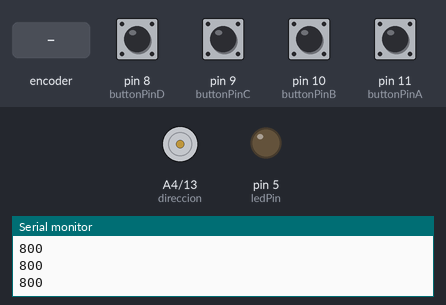
The sketch below on a simulated Arduino Uno, built with avr-gcc and run on an emulated ATmega328P. On the bench: direction and speed pins drawn as motors (green arrow = direction pin HIGH = forward, orange = LOW = backward, longer = more drive), output pins drawn as LEDs (lit = HIGH), the last lines printed to the serial monitor. The inputs (shaded band) are chosen by the test bench; at power-on: pin 8 (buttonPinD), pin 9 (buttonPinC), pin 10 (buttonPinB), pin 11 (buttonPinA) LOW. Pins used as bus, display or sensor lines are not drawn.

Above: at 1.2 s.
1.3 s: rotary encoder on pin 11 (buttonPinA) / pin 10 (buttonPinB) turned 1 step (first pin leading)
3.0 s: pin 8 (buttonPinD) pulled HIGH for 0.15 s
At 3.5 s:
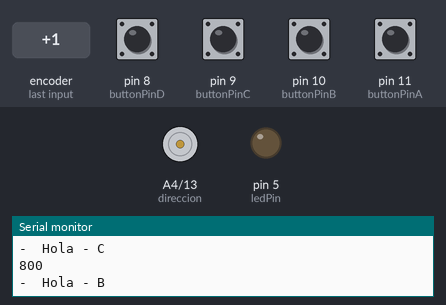
4.6 s: pin 9 (buttonPinC) pulled HIGH for 0.15 s
6.2 s: pin 8 (buttonPinD) pulled HIGH for 1 s
At 7.0 s:
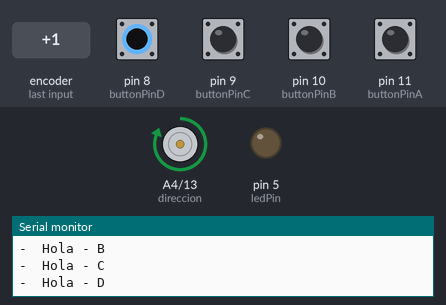
10.2 s: pin 8 (buttonPinD) pulled HIGH for 3.2 s
At 14.6 s:
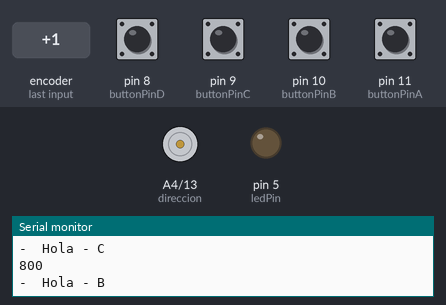
Timing chart, 0 to 16.1 s (numbered marks = the images above; inputs shaded):
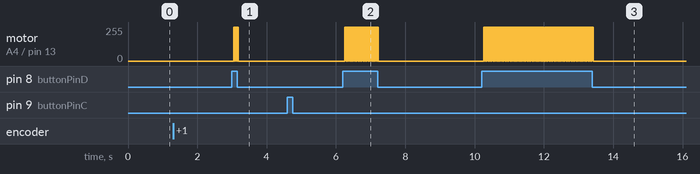

Measured:
- after the input at 3.0 s, motor on A4 (direccion) / pin 13 (EncienPaso): alternates forward 255/255 for 0.03 s and stopped for 0.01 s, 6 changes in all, then stays stopped, starting after 0.05 s
- after the input at 6.2 s, motor on A4 (direccion) / pin 13 (EncienPaso): alternates forward 255/255 for 0.03 s and stopped for 0.01 s, 40 changes in all, then stays stopped, starting after 0.06 s
- after the input at 10.2 s, motor on A4 (direccion) / pin 13 (EncienPaso): alternates forward 255/255 for 0.03 s and stopped for 0.01 s, 130 changes in all, then stays stopped, starting after 0.06 s

The sketch:

Prueba_Paso_Paso_AlexD1_Ok.ino
```cpp
// Funciona con el  Motor 42HD4027-01
// Sensor RX-480 - RadioFrecuencia
// Prende con el Pin que se le indique, para dar suministro de corriente de 5v.  (EncienPaso)
//#define EncienPaso  3 // Si se enciende por el Pin No. 3


#define EncienPaso  13 // Si se enciende por el Pin No. 3
#define steps   A5
#define direccion A4


// 23/08/22
  volatile int     veloPaso   = 800  ; // 800-10  A mayor numero menor velocidad, mas Torque
//volatile int     veloPaso   = 1100 ; // A mayor numero menor velocidad, mas Torque
//volatile int     veloPaso   = 1000 ;
//volatile int     veloPaso   = 1450 ;
//volatile int     veloPaso   = 500 ;  // 500-10 Rapido - Ok Perfecto Velocidad motor paso Mayor numero menor velocidad

//volatile int     veloPaso   = 1500  ; // Velocidad motor paso Mayor numero menor velocidad
//volatile int     veloPaso   = 2000  ; // Velocidad motor paso
// volatile int     veloPaso   = 1500-480 Se bloquea;
//volatile int     veloPaso   = 1000;       // 1000 Mas lento
//volatile int     veloPaso   = 950-480 ;
//volatile int     veloPaso   = 950-600 ;     // Ok Rapido
//volatile int     veloPaso   = 900 ;     // 900-480 Ok Rapido
//volatile int     veloPaso   = 850 ;     // 850-480 Ok Rapido
//volatile int     veloPaso   = 800 ;     // 800-480 Ok Rapido
//volatile int     veloPaso   = 700 ;     // 700-480 Ok Rapido
//volatile int     veloPaso   = 700 ;     //  700-300
//volatile int     veloPaso   = 600 ;     //  600-10  NO arranca
//volatile int     veloPaso   = 650 ;     // Vibra
//volatile int     veloPaso   = 640 ;     // 640-10
//volatile int     veloPaso   = 610 ;     // 610-10 NO arranca
//volatile int     veloPaso   = 630 ;     // 630-10 ok Perfecto
//volatile int     veloPaso   = 620 ;     // 620-10 ok Perfecto
//volatile int     veloPaso   = 200 ;
//volatile int     veloPaso   = 100 ;
//volatile int     veloPaso   = 300 ;
//volatile int     veloPaso   = 400 ;   // 400-10 No Arranca
//volatile int     veloPaso   = 350 ;   // 350-10 No Arranca
//volatile int     veloPaso   = 300 ;   // 300-10 No Arranca
//volatile int     veloPaso   = 200 ;  // NO arranca

volatile boolean swEnciPaso = false ;

// Remoto
const int buttonPinD =  8 ;     // the number of the pushbutton pin
const int buttonPinC =  9 ;     // the number of the pushbutton pin
const int buttonPinB = 10 ;     // the number of the pushbutton pin
const int buttonPinA = 11 ;     // the number of the pushbutton pin
const int ledPin =  5;        // the number of the LED pin

int buttonStateA = 0;         // variable for reading the pushbutton status
int buttonStateB = 0;         // variable for reading the pushbutton status
int buttonStateC = 0;         // variable for reading the pushbutton status
int buttonStateD = 0;         // variable for reading the pushbutton status

void setup ()
{
  Serial.begin(9600);
  pinMode(direccion, OUTPUT);
  pinMode(steps, OUTPUT);
  pinMode(EncienPaso, OUTPUT);
  digitalWrite(EncienPaso, LOW)  ; // Apagar

  // Remoto
  pinMode(ledPin, OUTPUT);    // initialize the LED pin as an output:
  pinMode(buttonPinA, INPUT);  // initialize the pushbutton pin as an input:
  pinMode(buttonPinB, INPUT);  // initialize the pushbutton pin as an input:
  pinMode(buttonPinC, INPUT);  // initialize the pushbutton pin as an input:
  pinMode(buttonPinD, INPUT);  // initialize the pushbutton pin as an input:

}

void loop()
{
  buttonStateA = digitalRead(buttonPinA);   // read the state of the pushbutton value:
  buttonStateB = digitalRead(buttonPinB);   // read the state of the pushbutton value:
  buttonStateC = digitalRead(buttonPinC);   // read the state of the pushbutton value:
  buttonStateD = digitalRead(buttonPinD);   // read the state of the pushbutton value:


  // Boton A
  if (buttonStateC == HIGH) {
     Serial.println("-  Hola - A ") ;
     digitalWrite(direccion, LOW);   // Direccion Horario
    }
  else
    {
    }

  // Boton B
  if (buttonStateA == HIGH) {
     Serial.println("-  Hola - B ") ;
     digitalWrite(direccion, HIGH);  // Direccion Anti-Horario
    }
  else
    {
    }


  // Boton C
  if (buttonStateB == HIGH) {
     Serial.println("-  Hola - C ") ;
     digitalWrite(EncienPaso, LOW)  ; // Apagar
    }
  else
    {
    }


  // Boton D
  if (buttonStateD == HIGH) {
     Serial.println("-  Hola - D ") ;
     digitalWrite(EncienPaso, HIGH)  ; // prender
    }
  else
    {
    }


   // Motor de paso
   //digitalWrite(EncienPaso, HIGH); // Prender
   Serial.println(veloPaso);

   for (int i=0; i<10; i++){      //
     digitalWrite(steps,HIGH);    // siempre debe estar los step en "HIGH""
     delayMicroseconds(veloPaso); // velocidad / mayor numero menos(-) velocidad
     digitalWrite(steps,LOW);     // siempre debe estar los step en ""LOW"
     delayMicroseconds(veloPaso);
   }
}
```
